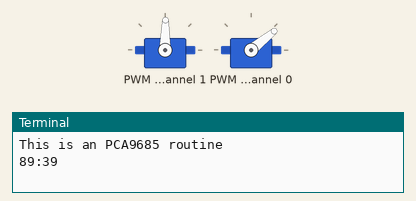
Simulated run of this program. Board: Raspberry Pi (BCM pin numbers). Shown: 2 × servo, the last lines printed to the terminal. Servo angles are drawn from the pulse width (0.5 ms = 0°, 2.5 ms = 180°); library files of the repository ran but are not shown: PCA9685.py.

Above: at 0.06 s.
At 11.46 s:
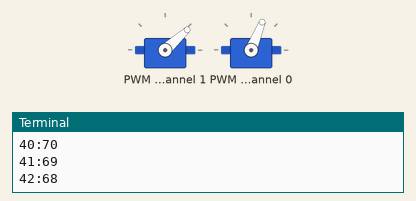
At 19.97 s:
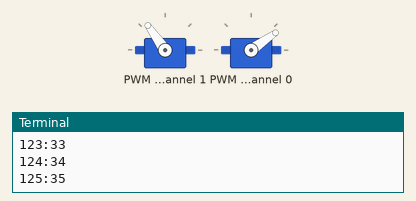
At 39.87 s:
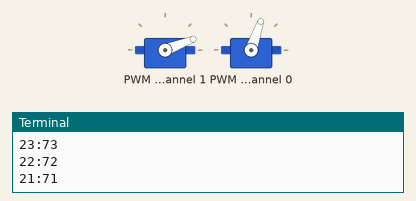
Timing chart, 0 to 40.0 s (numbered marks = the images above):
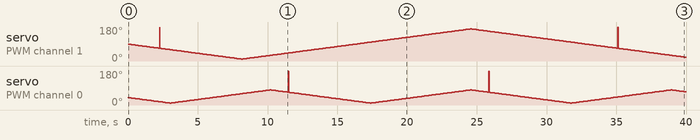

The program:

camera_control.py
```python
import time
from PCA9685 import PCA9685

pwm = PCA9685()
x = 90
y = 40
try:
    print("This is an PCA9685 routine")
    pwm.setPWMFreq(50)
    # 初始位置
    pwm.setRotationAngle(1, x)
    pwm.setRotationAngle(0, y)
    is_up = False
    is_right = False
    while True:
        if is_up:
            y += 1
        else:
            y -= 1
        if y >= 80:
            is_up = False
        elif y <= 10:
            is_up = True
        pwm.setRotationAngle(0, y)

        if is_right:
            x += 1
        else:
            x -= 1
        if x >= 170:
            is_right = False
        elif x <= 10:
            is_right = True
        pwm.setRotationAngle(1, x)
        print(str(x) + ":" + str(y))
        time.sleep(0.1)


except Exception as e:
    print(str(e))
    pwm.exit_PCA9685()
    print("\nProgram end")
    exit()
```
